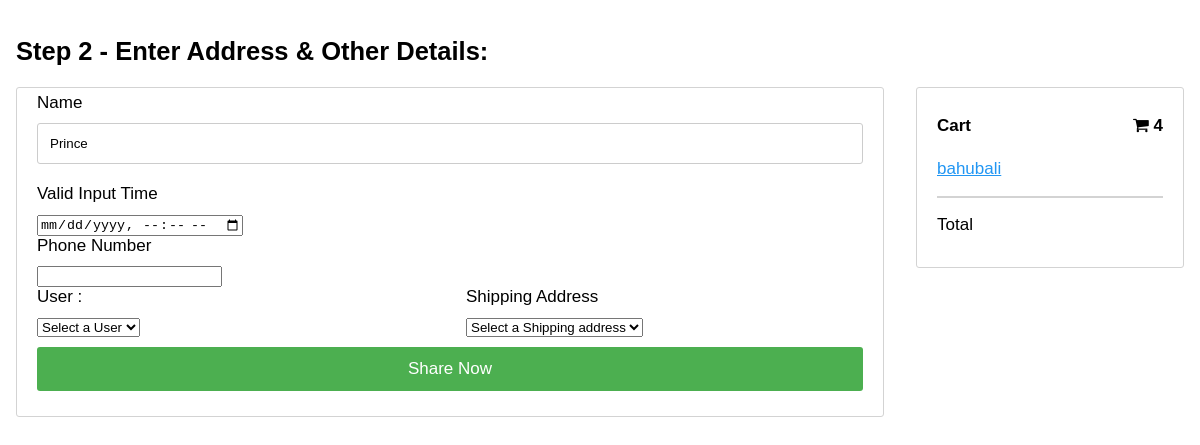
/api/shareout/7/ (signed in), run on an earlier commit of the app's database.
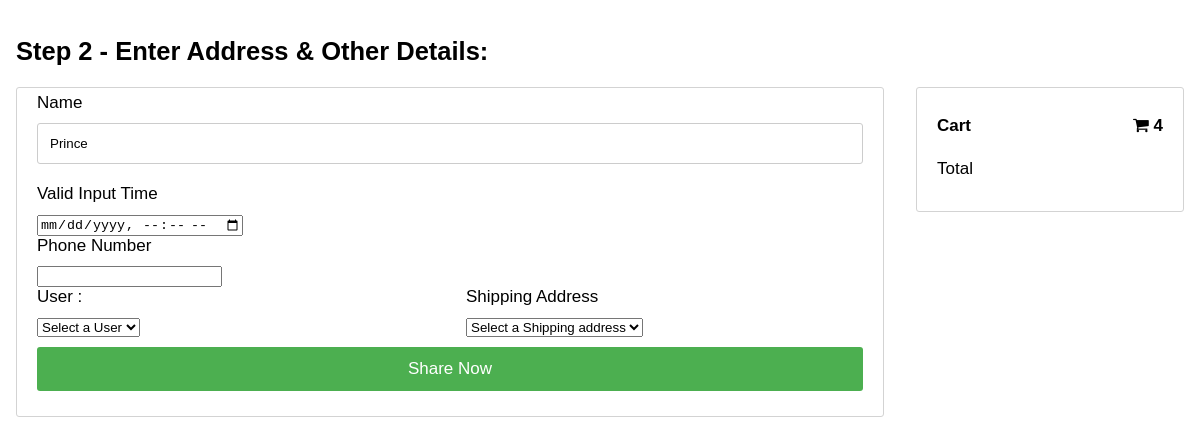
And on a later commit of the database.
### core/models.py (models this page shows, shortened)
class SharedItem(models.Model):
    user = models.ForeignKey(settings.AUTH_USER_MODEL,
                             on_delete=models.CASCADE)
    shared = models.BooleanField(default=False)
    item = models.ForeignKey(Item, on_delete=models.CASCADE)
    item_variations = models.ManyToManyField(ItemVariation)

class Item(models.Model):
    title = models.CharField(max_length=100)
    price = models.FloatField()
    discount_price = models.FloatField(blank=True, null=True)
    category = models.ForeignKey('Category', null=True, blank=True,on_delete= models.CASCADE)
    label = models.CharField(choices=LABEL_CHOICES, max_length=1,blank=True,)
    slug = models.SlugField()
    stock = models.BooleanField(default=True)
    description = models.TextField()
    image = models.ImageField()
    def get_absolute_url(self):
        return reverse("product-detail", kwargs={
            'pk': self.pk
        })

### core/api/views.py (the view)
# urls.py: path('shareout/<int:shareid>/', shareoutpage, name="share_out_page"),
def shareoutpage(request, *args, **kwargs):
    try:
        if request.method == 'GET':
            share_id = kwargs.get(
                "shareid",
                None
            )
            users = User.objects.all()
            share = Share.objects.get(id = share_id)
            if request.user.is_authenticated:
                csrf_token = django.middleware.csrf.get_token(request)
                return render(request,"core/order_checkout.html",
                {"csrf_token": csrf_token ,
                "share_checkout":1,
                "object" : share,
                "user_list": users
                })
    except Order.DoesNotExist:
        return redirect('index')

### Cashbackclick/context_processor.py (called while the page is built)
def add_variable_to_context(request):
    csrf_token = django.middleware.csrf.get_token(request)
    return {
        'csrf_token':csrf_token,
        'category_list': Category.objects.all()
    }

def add_form_to_context(request):
    return {
        'loginform': SignInViaUsernameForm
    }

def present_order(request):
    try:
        if request.user.is_authenticated:
            Present_order = Order.objects.get(user = request.user, ordered = False)
            return {
                'present_order': Present_order
            }
        else:
            return {
            'present_order': 0
            }
    except Order.DoesNotExist:
        return {
            'present_order': 0
        }

### core/templates/core/order_checkout.html (shortened to what this page needs)
<!DOCTYPE html>
<html>
<head>
<link rel="stylesheet" href="https://cdnjs.cloudflare.com/ajax/libs/font-awesome/4.7.0/css/font-awesome.min.css">
</head>
<body>
<h2>Step 2 - Enter Address & Other Details:</h2>
<div class="row">
    <div class="col-75">
      <div class="container">
        {% if order_checkout %}
        <form  method="post" action="{% url 'place-order-now' object.id %}">{% csrf_token %}
            <input type="hidden" name="csrfmiddlewaretoken" value="{{ csrf_token }}">
            <input type="hidden" name="order" value="{{object.id}}">
          <div class="row">
            <div class="col-50">
              <label for="inputname">Name</label>
              <input type="text" class="form-control" id="name" name="name" placeholder="Name" value="{{request.user}}">
              <label for="inputZip">GST Number</label>
              <input type="tel" class="form-control" id="phone" name="phone">
              <label for="inputZip">Phone Number</label>
              <input type="tel" class="form-control" id="phone" name="phone">
              <div class="row">
                <div class="col-50">
                    <label for="billing_address">Billing Address</label>
                    <input type="checkbox" checked="unchecked" name="newadr" id="newcheck" onclick="myFunction()"> New Address
                    <select  name="billing_address" id="billing_address">
                        <option value="Z">Select a Billing address</option>
                        {% for address in address_list %}
                        <option value="{{ address.id}}">{{ address.street_address }}</option>
                        {% endfor %}
                        </select>
                </div>
                <div class="col-50">
                    <label for="shipping_address">Shipping Address</label>
                    <select  name="shipping_address" id="brand">
                        <option value="Z">Select a Shipping address</option>
                        {% for address in address_list %}
                        <option value="{{ address.id}}">{{ address.street_address }}</option>
                        {% endfor %}
                        </select>
                </div>
              </div>
            </div>
          </div>
          <button type ="submit" id="demo1" class="btn btn-primary"> Share Now</button>
        </form>
        {% elif share_checkout %}
        <form  method="post" action="{% url 'share_list_url' %}">{% csrf_token %}
            <div class="row">
                <div class="col-50">
                    <label for="inputname">Name</label>
                    <input type="text" class="form-control" id="name" name="name" placeholder="Name" value="{{request.user}}">
                    <label for="enddate">Valid Input Time</label>
                    <input type="datetime-local" name = "enddate" class="form-control">
                    <label for="inputZip">Phone Number</label>
                    <input type="tel" class="form-control" id="phone" name="phone">
                    <div class="row">
                    <div class="col-50">
                        <label  for="shipping_address">User :</label>
                        <select class="js-example-basic-single" name="shared_user" id="brand">
                            <option value="Z">Select a User</option>
                        </select>
                    </div>
                    <div class="col-50">
                        <label for="shipping_address">Shipping Address</label>
                        <select  name="shipping_address" id="brand">
                            <option value="Z">Select a Shipping address</option>
                            </select>
                    </div>
                    </div>
                </div>
                </div>
            <button type ="submit" id="demo1" class="btn btn-primary"> Share Now</button>
        </form>
        {% endif %}
      </div>
    </div>
    <div class="col-25">
      <div class="container">
        <h4>Cart <span class="price" style="color:black"><i class="fa fa-shopping-cart"></i> <b>4</b></span></h4>
        {% for item in object.items.all %}
        <p><a href="{{item.item.get_absolute_url}}">{{ item.item.title }}</a> </p>
        <hr>
        {% endfor %}
        <p>Total <span class="price" style="color:black"><b>{{object.get_total}}</b></span></p>
      </div>
    </div>
  </div>
</body>
</html>

### core/templates/core/order_checkout.html (style rules this page uses)
body { font-family: Arial; font-size: 17px; padding: 8px; }
* { box-sizing: border-box; }
.row { display: -ms-flexbox; display: flex; -ms-flex-wrap: wrap; flex-wrap: wrap; margin: 0 -16px; }
.col-25 { -ms-flex: 25%; flex: 25%; }
.col-50 { -ms-flex: 50%; flex: 50%; }
.col-75 { -ms-flex: 75%; flex: 75%; }
.col-25, .col-50, .col-75 { padding: 0 16px; }
.container { background-color: #ffffff; padding: 5px 20px 15px 20px; border: 1px solid lightgrey; border-radius: 3px; }
input[type=text] { width: 100%; margin-bottom: 20px; padding: 12px; border: 1px solid #ccc; border-radius: 3px; }
label { margin-bottom: 10px; display: block; }
.btn { background-color: #4CAF50; color: white; padding: 12px; margin: 10px 0; border: none; width: 100%; border-radius: 3px; cursor: pointer; font-size: 17px; }
span.price { float: right; color: grey; }

What changed in the data, as far as the page shows it:
removed SharedItem: item "bahubali"
